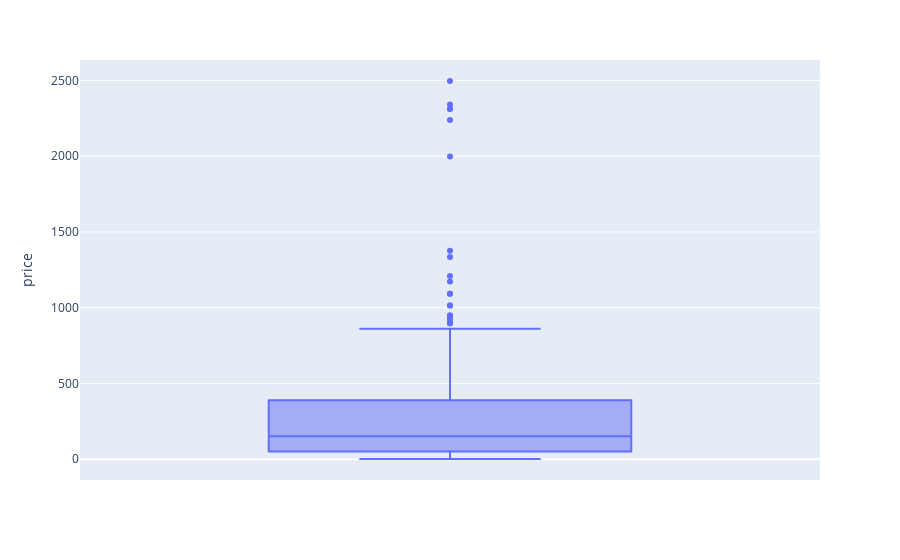

The cell this chart's notebook holds for it:
### Code cell
df = sdf_raw.toPandas()
px.box(df, y="price")

### Figure 1 — Plotly figure (JSON) as saved in the notebook; plotly's stock layout.template omitted (floating-point values rounded to 4 significant figures; data arrays with more than 128 entries replaced by an {"elided": "..."} marker saying what was removed)
{"data": [{"alignmentgroup": "True", "hovertemplate": "price=%{y}<extra></extra>", "legendgroup": "", "marker": {"color": "#636efa"}, "name": "", "notched": false, "offsetgroup": "", "orientation": "v", "showlegend": false, "type": "box", "x0": " ", "xaxis": "x", "y": {"elided": "244 float values"}, "y0": " ", "yaxis": "y"}], "layout": {"boxmode": "group", "legend": {"tracegroupgap": 0}, "margin": {"t": 60}, "xaxis": {"anchor": "y", "domain": [0, 1]}, "yaxis": {"anchor": "x", "domain": [0, 1], "title": {"text": "price"}}}}
